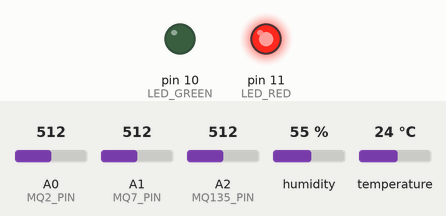
Simulated run of this sketch. Board: Arduino Uno, built with avr-gcc and run on an emulated ATmega328P. Parts: output pins drawn as LEDs (lit = HIGH). The inputs (shaded band) are chosen by the test bench; at power-on: A0 (MQ2_PIN) = 512, A1 (MQ7_PIN) = 512, A2 (MQ135_PIN) = 512, humidity 55 %, temperature 24 °C. What the sketch prints to the serial monitor is not drawn.

Above: at 0.1 s.
Timing chart, 0 to 1.6 s (numbered marks = the images above):
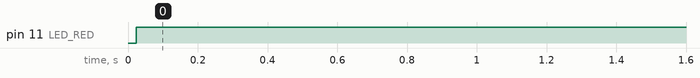

Measured:
- by itself, pin 11 (LED_RED): LOW → HIGH at 0.02 s

The sketch:

main.ino
```cpp
#include <DHT.h>

#define MQ2_PIN A0
#define MQ7_PIN A1
#define MQ135_PIN A2

#define DHT_PIN 2
#define DHT_TYPE DHT11

#define LED_GREEN 10
#define LED_RED 11

#define MQ_THRESHOLD 300
#define TEMP_MIN 18
#define TEMP_MAX 30
#define HUM_MIN 30
#define HUM_MAX 60

DHT dht(DHT_PIN, DHT_TYPE);

void setup() {
  Serial.begin(9600);
  dht.begin();

  pinMode(LED_GREEN, OUTPUT);
  pinMode(LED_RED, OUTPUT);
}

void loop() {
  int mq2 = analogRead(MQ2_PIN);
  int mq7 = analogRead(MQ7_PIN);
  int mq135 = analogRead(MQ135_PIN);

  float temp = dht.readTemperature();
  float hum = dht.readHumidity();

  bool alert = false;

  if (mq2 > MQ_THRESHOLD || mq7 > MQ_THRESHOLD || mq135 > MQ_THRESHOLD) {
    alert = true;
  }

  if (isnan(temp) || isnan(hum)) {
    Serial.println("Error!");
    alert = true;
  } else if (temp < TEMP_MIN || temp > TEMP_MAX || hum < HUM_MIN || hum > HUM_MAX) {
    alert = true;
  }

  if (alert) {
    digitalWrite(LED_GREEN, LOW);
    digitalWrite(LED_RED, HIGH);
  } else {
    digitalWrite(LED_GREEN, HIGH);
    digitalWrite(LED_RED, LOW);
  }

  Serial.print("MQ2: "); Serial.print(mq2);
  Serial.print(" | MQ7: "); Serial.print(mq7);
  Serial.print(" | MQ135: "); Serial.print(mq135);
  Serial.print(" | Temp: "); Serial.print(temp);
  Serial.print(" | Hum: "); Serial.println(hum);

  delay(2000);
}
```
